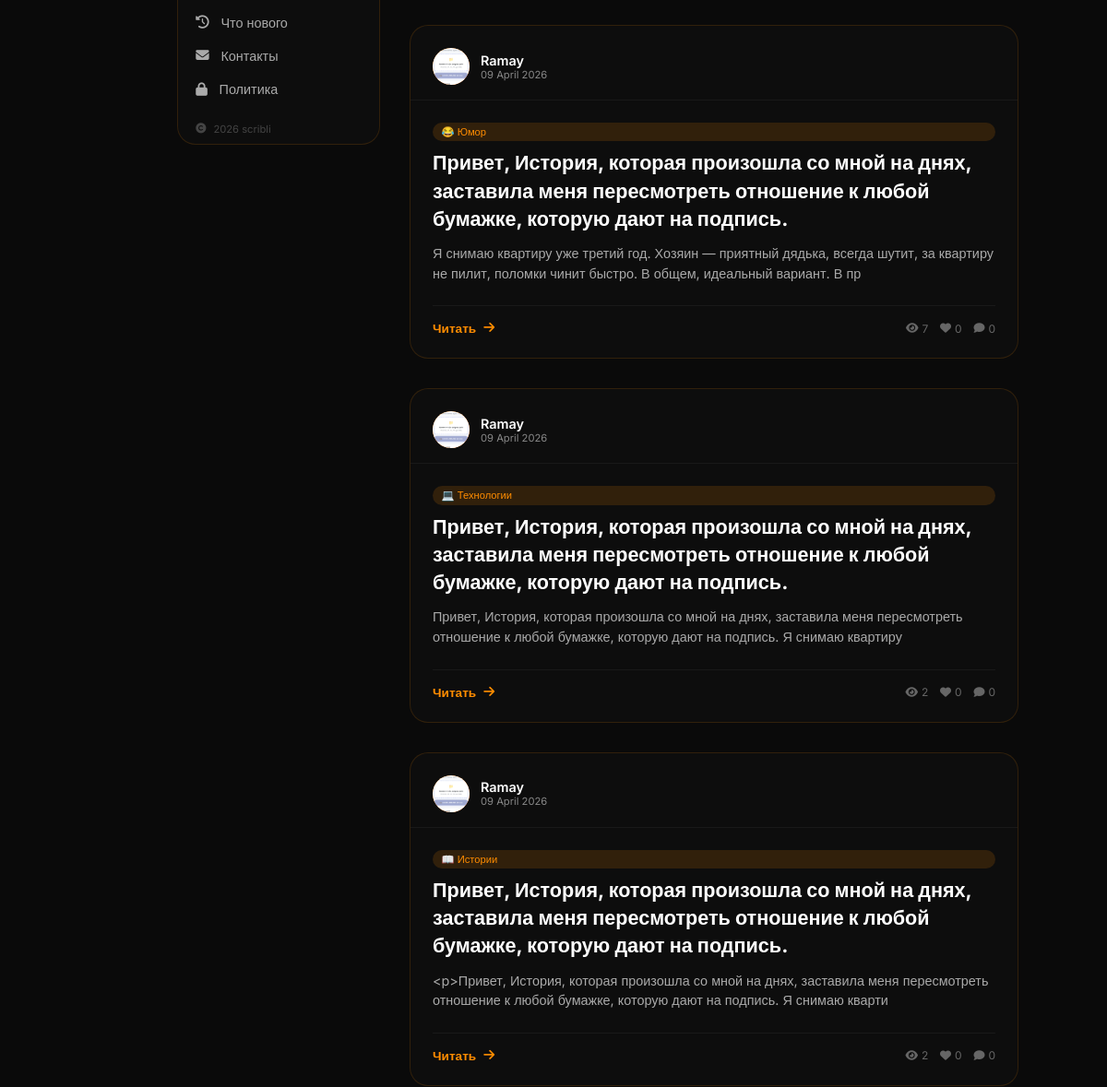
The page /user/1 (middle part) on the database as committed earlier.
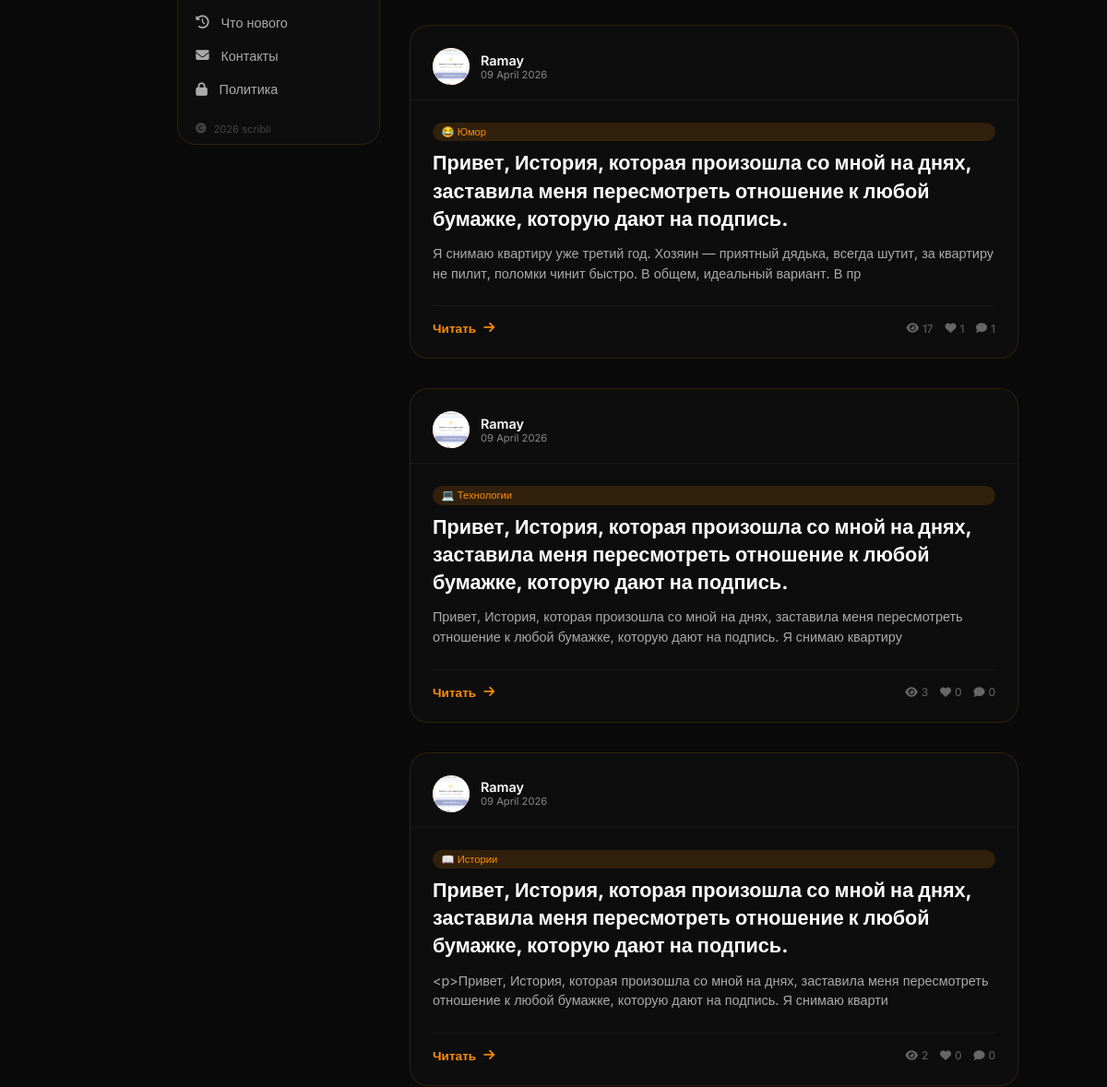
The same page on the database as committed later.
### database.py (models this page shows)
class Article(Base):
    __tablename__ = 'articles'
    id = Column(Integer, primary_key=True)
    title = Column(String, index=True)
    slug = Column(String, unique=True, index=True)
    description = Column(String, default='')
    content = Column(Text)
    user_id = Column(Integer, ForeignKey('users.id'))
    is_published = Column(Boolean, default=False)
    views = Column(Integer, default=0)
    likes = Column(Integer, default=0)
    created_at = Column(DateTime, default=datetime.now)
    updated_at = Column(DateTime, default=datetime.now, onupdate=datetime.now)

class User(Base):
    __tablename__ = 'users'
    id = Column(Integer, primary_key=True)
    email = Column(String, unique=True, index=True)
    username = Column(String, unique=True, index=True)
    hashed_password = Column(String)
    avatar = Column(String, default='default.png')
    is_admin = Column(Boolean, default=False)
    is_active = Column(Boolean, default=True)
    created_at = Column(DateTime, default=datetime.now)

class Category(Base):
    __tablename__ = 'categories'
    id = Column(Integer, primary_key=True)
    name = Column(String, unique=True)
    slug = Column(String, unique=True)
    icon = Column(String, default='📁')
    color = Column(String, default='#ff8c00')
    created_at = Column(DateTime, default=datetime.now)

### main.py (the view)
@app.get("/user/{user_id}", response_class=HTMLResponse)
async def user_profile(request: Request, user_id: int, db: Session = Depends(get_db)):
    current_user = get_current_user(request, db)
    author = db.query(User).filter(User.id == user_id).first()
    if not author:
        return templates.TemplateResponse("404.html", {"request": request, "user": current_user}, status_code=404)
    articles = db.query(Article).filter(Article.user_id == user_id, Article.is_published == True).order_by(Article.created_at.desc()).all()
    for article in articles:
        article_cat = db.query(ArticleCategory).filter(ArticleCategory.article_id == article.id).first()
        if article_cat:
            cat = db.query(Category).filter(Category.id == article_cat.category_id).first()
            article.category = cat
            article.comments_count = db.query(Comment).filter(Comment.article_id == article.id).count()
    is_subscribed = False
    subscribers_count = db.query(Subscription).filter(Subscription.author_id == user_id).count()
    if current_user:
        is_subscribed = db.query(Subscription).filter(
            Subscription.subscriber_id == current_user.id,
            Subscription.author_id == user_id
        ).first() is not None
    slider_items = db.query(SliderItem).filter(SliderItem.is_active == True).order_by(SliderItem.order).all()
    return templates.TemplateResponse("user_profile.html", {
        "request": request,
        "user": current_user,
        "author": author,
        "articles": articles,
        "is_subscribed": is_subscribed,
        "subscribers_count": subscribers_count,
        "slider_items": slider_items,
        **with_seo(
            request,
            meta_title=f"{author.username} — статьи и публикации",
            meta_description=f"Все статьи автора {author.username}.",
            canonical_path=f"/user/{author.id}",
        ),
    })

### templates/user_profile.html (shortened to what this page needs)
{% extends "base.html" %}
{% block content %}
<div class="articles-grid">
    {% for article in articles %}
    <div class="article-card">
        <div class="card-header">
            <div class="author-avatar">
                {% if author.avatar and author.avatar != 'default.png' %}
                <img src="/static/avatars/{{ author.avatar }}" alt="Аватар">
                {% else %}
                {{ author.username[0]|upper }}
                {% endif %}
            </div>
            <div>
                <div class="author-name">{{ author.username }}</div>
                <div class="post-date">{{ article.created_at.strftime('%d %B %Y') }}</div>
            </div>
        </div>
        <div class="card-content">
            {% if article.category %}
            <div class="cat-badge">{{ article.category.icon }} {{ article.category.name }}</div>
            {% endif %}
            <h3 class="article-title">
                <a href="/article/{{ article.slug }}">{{ article.title }}</a>
            </h3>
            <div class="article-excerpt">
                {{ article.description[:200] }}{% if article.description|length > 200 %}...{% endif %}
            </div>
            <div class="card-footer">
                <a href="/article/{{ article.slug }}" class="read-more">
                    Читать <i class="fas fa-arrow-right"></i>
                </a>
                <div class="stats-mini">
                    <span><i class="fas fa-eye"></i> {{ article.views }}</span>
                    <span><i class="fas fa-heart"></i> {{ article.likes }}</span>
                    <span><i class="fas fa-comment"></i> {{ article.comments_count }}</span>
                </div>
            </div>
        </div>
    </div>
    {% else %}
    <div class="empty-state">
        <div class="empty-state-icon"><i class="fas fa-inbox"></i></div>
        <h3>У автора пока нет статей</h3>
        <p style="color: #888;">Следите за обновлениями</p>
    </div>
    {% endfor %}
</div>
{% endblock %}

Rows that differ between the two databases and show on the page:
changed Article "Юмор": views "7" → "17"; likes "0" → "1"; comments_count "0" → "1"
changed Article "Технологии": views "2" → "3"
